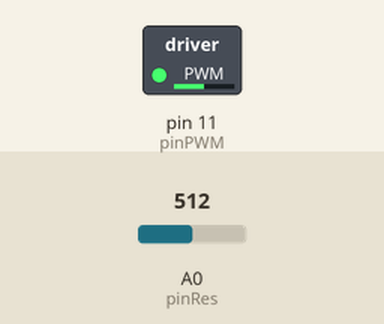
Bench run of a sketch on a simulated Arduino Uno, built with avr-gcc and run on an emulated ATmega328P. Shown: switched loads named in the sketch (green lamp = pin HIGH). Inputs (shaded band) come from the test bench; at power-on: A0 (pinRes) = 512.

Above: at 1.2 s.
1.3 s: A0 (pinRes) set to 716
At 2.0 s:
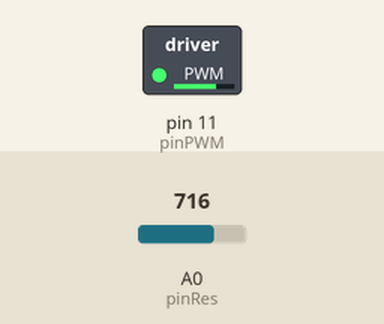
2.8 s: A0 (pinRes) set to 900
At 3.2 s:
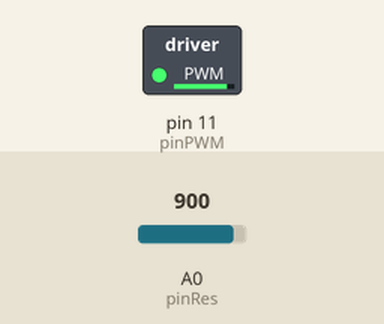
4.3 s: A0 (pinRes) set to 122
At 5.5 s:
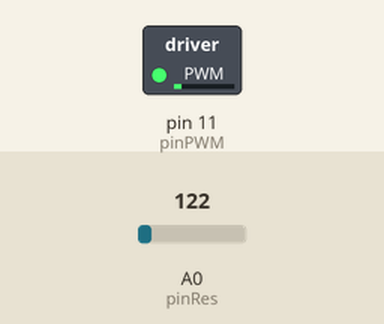
5.8 s: A0 (pinRes) set to 0
At 6.7 s:
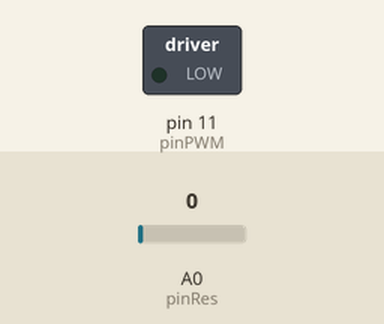
7.3 s: A0 (pinRes) set to 511
At 7.8 s:
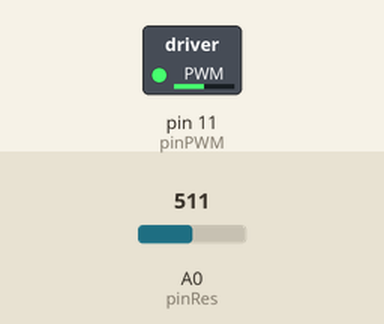
Timing chart, 0 to 9.8 s (numbered marks = the images above; inputs shaded):
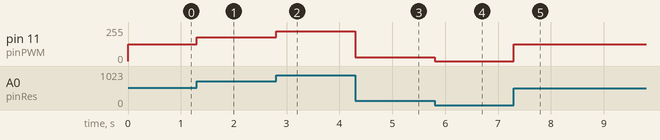

Measured:
- after the input at 1.3 s, pin 11 (pinPWM): 127/255 → 178/255 at once
- after the input at 2.8 s, pin 11 (pinPWM): 178/255 → 224/255 at once
- after the input at 4.3 s, pin 11 (pinPWM): 224/255 → 30/255 at once
- after the input at 5.8 s, pin 11 (pinPWM): 30/255 → 0/255 at once
- after the input at 7.3 s, pin 11 (pinPWM): 0/255 → 127/255 at once

The sketch:

motor-lesson-22.ino
```cpp
const int pinRes = A0;
const int pinPWM = 11;

int valRes = 0;
int valPWM = 0;

void setup() {
  pinMode(pinPWM, OUTPUT);
  // reduce sound, need more info
  TCCR2B = 0b00000001;
  TCCR2A = 0b00000011;

}

void loop() {
  valRes = analogRead(pinRes);
  valPWM = map(valRes, 0,1023, 0,255);

  analogWrite(pinPWM, valPWM);
}
```
